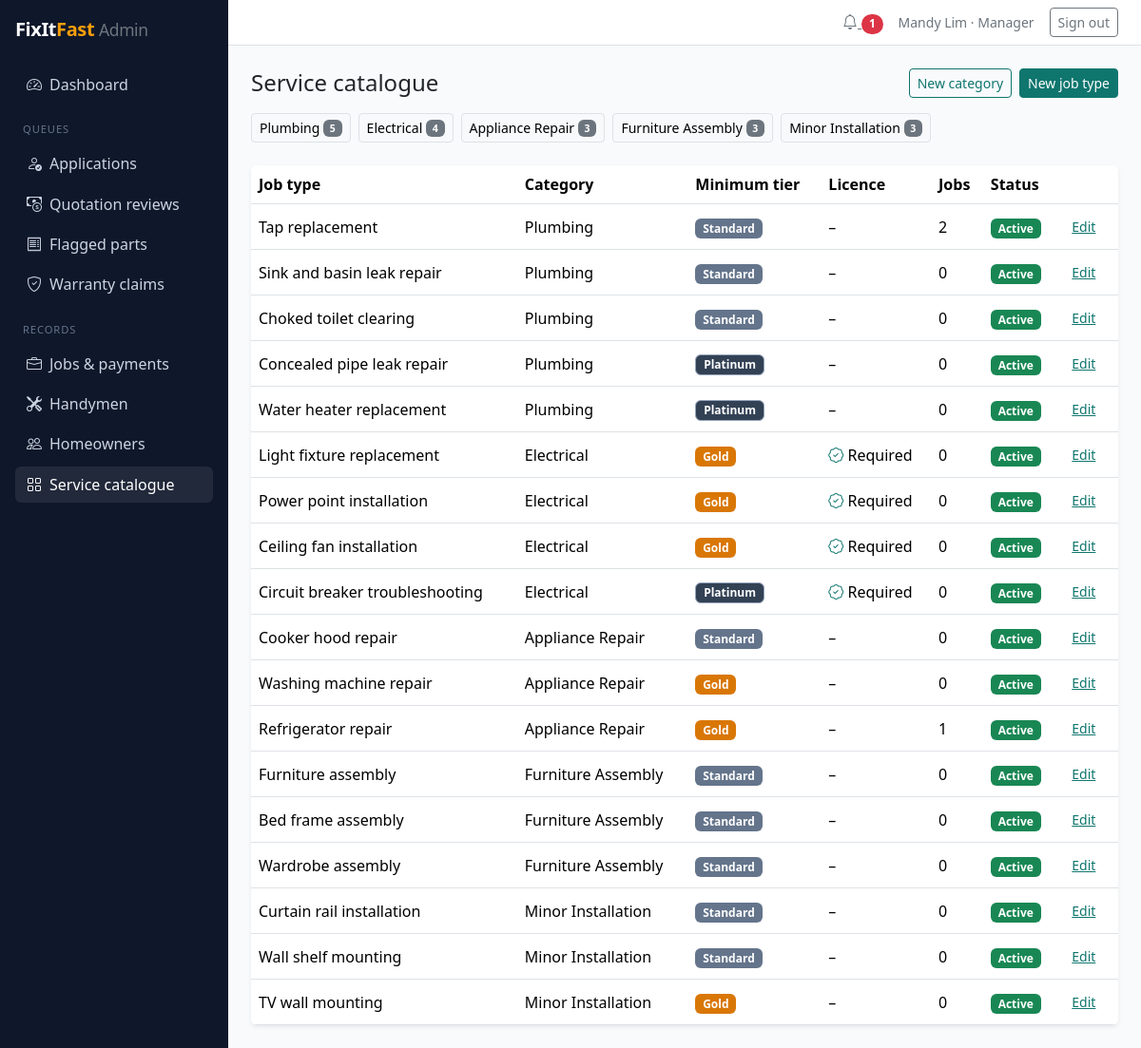
/staff/catalogue/ (signed in), run on the app's committed database.
### accounts/models.py (models this page shows, shortened)
class User(AbstractUser):
    class Role(models.TextChoices):
        HOMEOWNER = 'HOMEOWNER', 'Homeowner'
        HANDYMAN = 'HANDYMAN', 'Handyman'
        EMPLOYEE = 'EMPLOYEE', 'Employee'
        MANAGER = 'MANAGER', 'Manager'
    email = models.EmailField(unique=True)
    mobile = models.CharField(max_length=20, blank=True)
    role = models.CharField(max_length=10, choices=Role.choices, default=Role.HOMEOWNER)
    is_deactivated = models.BooleanField(default=False)
    deactivation_reason = models.TextField(blank=True)

### catalogue/models.py (models this page shows, shortened)
class Category(models.Model):
    name = models.CharField(max_length=100, unique=True)
    description = models.TextField(blank=True)
    is_active = models.BooleanField(default=True)
    class Meta:
        ordering = ['name']
        verbose_name_plural = 'categories'
    def __str__(self):
        return self.name

class JobType(models.Model):
    category = models.ForeignKey(Category, on_delete=models.PROTECT, related_name='job_types')
    name = models.CharField(max_length=100, unique=True)
    description = models.TextField(blank=True)
    min_tier = models.CharField(max_length=10, choices=Tier.choices, default=Tier.STANDARD)
    licence_required = models.BooleanField(default=False)
    is_active = models.BooleanField(default=False)
    class Meta:
        ordering = ['category__name', 'name']

### adminpanel/views.py (the view)
# urls.py: path('catalogue/', views.catalogue, name='catalogue'),
@staff_required
def catalogue(request):
    return render(request, 'adminpanel/catalogue.html', {
        'categories': Category.objects.annotate(n=Count('job_types')),
        'job_types': JobType.objects.select_related('category').annotate(n_jobs=Count('jobs')),
    })

### accounts/context_processors.py (called while the page is built)
def notifications(request):
    if not request.user.is_authenticated:
        return {}
    return {'unread_notifications': request.user.notifications.filter(is_read=False).count()}

### catalogue/templatetags/fixitfast.py (called while the page is built)
@register.simple_tag
def tier_badge(tier):
    if not tier:
        return ''
    return format_html('<span class="badge badge-tier-{}">{}</span>', tier, Tier(tier).label)

### adminpanel/templates/adminpanel/catalogue.html (shortened to what this page needs)
{% extends 'adminpanel/base.html' %}
{% load fixitfast %}
{% block content %}
<div class="d-flex flex-wrap justify-content-between align-items-center gap-2 mb-3">
  <h1 class="h4 mb-0">Service catalogue</h1>
  <div class="d-flex gap-2">
    <a class="btn btn-outline-primary btn-sm" href="{% url 'adminpanel:category_new' %}">New category</a>
    <a class="btn btn-primary btn-sm" href="{% url 'adminpanel:job_type_new' %}">New job type</a>
  </div>
</div>
<div class="d-flex flex-wrap gap-2 mb-4">
  {% for c in categories %}
    <a class="btn btn-sm btn-light border" href="{% url 'adminpanel:category_edit' c.pk %}">{{ c.name }} <span class="badge text-bg-secondary">{{ c.n }}</span></a>
  {% endfor %}
</div>
<div class="card border-0 shadow-sm table-responsive">
  <table class="table table-hover align-middle mb-0">
    <thead><tr><th>Job type</th><th>Category</th><th>Minimum tier</th><th>Licence</th><th>Jobs</th><th>Status</th><th></th></tr></thead>
    <tbody>
      {% for jt in job_types %}
        <tr>
          <td>{{ jt.name }}</td>
          <td>{{ jt.category }}</td>
          <td>{% tier_badge jt.min_tier %}</td>
          <td class="text-nowrap">{% if jt.licence_required %}<i class="bi bi-patch-check text-primary"></i> Required{% else %}–{% endif %}</td>
          <td>{{ jt.n_jobs }}</td>
          <td>{% if jt.is_active %}<span class="badge text-bg-success">Active</span>{% else %}<span class="badge text-bg-secondary">Inactive</span>{% endif %}</td>
          <td><a class="btn btn-sm btn-link" href="{% url 'adminpanel:job_type_edit' jt.pk %}">Edit</a></td>
        </tr>
      {% endfor %}
    </tbody>
  </table>
</div>
{% endblock %}

### adminpanel/templates/adminpanel/base.html (shortened to what this page needs)
{% extends 'base.html' %}
{% block layout %}
<div class="d-flex admin-shell">
  <aside class="admin-sidebar p-3 no-print">
    <a class="d-block text-white text-decoration-none brand fs-5 mb-4" href="{% url 'adminpanel:dashboard' %}">
      FixIt<span class="accent">Fast</span> <small class="fw-normal text-secondary">Admin</small>
    </a>
    {% with url_name=request.resolver_match.url_name %}
    <nav class="nav flex-column gap-1">
      <a class="nav-link {% if url_name == 'dashboard' %}active{% endif %}" href="{% url 'adminpanel:dashboard' %}"><i class="bi bi-speedometer2 me-2"></i>Dashboard</a>
      <div class="section-label mt-3 mb-1 px-2">Queues</div>
      <a class="nav-link {% if 'application' in url_name %}active{% endif %}" href="{% url 'adminpanel:applications' %}"><i class="bi bi-person-check me-2"></i>Applications</a>
      <a class="nav-link {% if 'quotation' in url_name %}active{% endif %}" href="{% url 'adminpanel:quotation_queue' %}"><i class="bi bi-cash-coin me-2"></i>Quotation reviews</a>
      <a class="nav-link {% if 'part' in url_name %}active{% endif %}" href="{% url 'adminpanel:part_queue' %}"><i class="bi bi-receipt me-2"></i>Flagged parts</a>
      <a class="nav-link {% if 'claim' in url_name %}active{% endif %}" href="{% url 'adminpanel:claims' %}"><i class="bi bi-shield-check me-2"></i>Warranty claims</a>
      <div class="section-label mt-3 mb-1 px-2">Records</div>
      <a class="nav-link {% if url_name == 'jobs' or url_name == 'job_detail' %}active{% endif %}" href="{% url 'adminpanel:jobs' %}"><i class="bi bi-briefcase me-2"></i>Jobs &amp; payments</a>
      <a class="nav-link {% if 'handym' in url_name %}active{% endif %}" href="{% url 'adminpanel:handymen' %}"><i class="bi bi-tools me-2"></i>Handymen</a>
      <a class="nav-link {% if 'homeowner' in url_name %}active{% endif %}" href="{% url 'adminpanel:homeowners' %}"><i class="bi bi-people me-2"></i>Homeowners</a>
      <a class="nav-link {% if 'catalogue' in url_name or 'category' in url_name or 'job_type' in url_name %}active{% endif %}" href="{% url 'adminpanel:catalogue' %}"><i class="bi bi-grid me-2"></i>Service catalogue</a>
    </nav>
    {% endwith %}
  </aside>
  <div class="flex-grow-1 d-flex flex-column">
    <header class="bg-white border-bottom px-4 py-2 d-flex justify-content-end align-items-center gap-3 no-print">
      <a class="text-secondary" href="{% url 'adminpanel:notifications' %}" aria-label="Notifications"><i class="bi bi-bell"></i>
        {% if unread_notifications %}<span class="badge rounded-pill bg-danger">{{ unread_notifications }}</span>{% endif %}</a>
      <span class="small text-secondary">{{ user.get_full_name|default:user.email }} &middot; {{ user.get_role_display }}</span>
      <form method="post" action="{% url 'adminpanel:logout' %}">
        <button class="btn btn-outline-secondary btn-sm" type="submit">Sign out</button>
      </form>
    </header>
    <main class="p-4">
      {% block content %}{% endblock %}
    </main>
  </div>
</div>
{% endblock %}

### static/css/fixitfast.css (style rules this page uses)
:root { --bs-primary: #0f766e; --bs-primary-rgb: 15, 118, 110; --bs-link-color: #0f766e; --bs-link-hover-color: #115e59; --ff-accent: #f59e0b; --ff-sidebar: #0f172a; }
body { background: #f8fafc; }
.btn-primary { --bs-btn-bg: #0f766e; --bs-btn-border-color: #0f766e; --bs-btn-hover-bg: #115e59; --bs-btn-hover-border-color: #115e59; --bs-btn-active-bg: #134e4a; --bs-btn-active-border-color: #134e4a; --bs-btn-disabled-bg: #0f766e; --bs-btn-disabled-border-color: #0f766e; }
.btn-outline-primary { --bs-btn-color: #0f766e; --bs-btn-border-color: #0f766e; --bs-btn-hover-bg: #0f766e; --bs-btn-hover-border-color: #0f766e; --bs-btn-active-bg: #115e59; }
.brand { font-weight: 700; letter-spacing: -0.02em; }
.brand .accent { color: var(--ff-accent); }
.badge-tier-STANDARD { background: #64748b; }
.badge-tier-GOLD { background: #d97706; }
.badge-tier-PLATINUM { background: #334155; border: 1px solid #94a3b8; }
.admin-shell { min-height: 100vh; }
.admin-sidebar { background: var(--ff-sidebar); width: 240px; flex-shrink: 0; }
.admin-sidebar .nav-link { color: #cbd5e1; border-radius: .375rem; padding: .45rem .75rem; }
.admin-sidebar .nav-link:hover, .admin-sidebar .nav-link.active { color: #fff; background: rgba(255, 255, 255, .08); }
.admin-sidebar .section-label { color: #64748b; font-size: .7rem; text-transform: uppercase; letter-spacing: .08em; }

### data on the page
User: get_full_name "Mandy Lim", role "Manager"
Category: name "Plumbing", n "5"
Category: name "Electrical", n "4"
Category: name "Appliance Repair", n "3"
Category: name "Furniture Assembly", n "3"
Category: name "Minor Installation", n "3"
JobType: name "Tap replacement", category "Plumbing", min_tier "Standard", n_jobs "2", is_active "Active"
JobType: name "Sink and basin leak repair", category "Plumbing", min_tier "Standard", n_jobs "0", is_active "Active"
JobType: name "Choked toilet clearing", category "Plumbing", min_tier "Standard", n_jobs "0", is_active "Active"
JobType: name "Concealed pipe leak repair", category "Plumbing", min_tier "Platinum", n_jobs "0", is_active "Active"
JobType: name "Water heater replacement", category "Plumbing", min_tier "Platinum", n_jobs "0", is_active "Active"
JobType: name "Light fixture replacement", category "Electrical", min_tier "Gold", licence_required True (drawn), n_jobs "0", is_active "Active"
JobType: name "Power point installation", category "Electrical", min_tier "Gold", licence_required True (drawn), n_jobs "0", is_active "Active"
JobType: name "Ceiling fan installation", category "Electrical", min_tier "Gold", licence_required True (drawn), n_jobs "0", is_active "Active"
JobType: name "Circuit breaker troubleshooting", category "Electrical", min_tier "Platinum", licence_required True (drawn), n_jobs "0", is_active "Active"
JobType: name "Cooker hood repair", category "Appliance Repair", min_tier "Standard", n_jobs "0", is_active "Active"
JobType: name "Washing machine repair", category "Appliance Repair", min_tier "Gold", n_jobs "0", is_active "Active"
JobType: name "Refrigerator repair", category "Appliance Repair", min_tier "Gold", n_jobs "1", is_active "Active"
JobType: name "Furniture assembly", category "Furniture Assembly", min_tier "Standard", n_jobs "0", is_active "Active"
JobType: name "Bed frame assembly", category "Furniture Assembly", min_tier "Standard", n_jobs "0", is_active "Active"
JobType: name "Wardrobe assembly", category "Furniture Assembly", min_tier "Standard", n_jobs "0", is_active "Active"
JobType: name "Curtain rail installation", category "Minor Installation", min_tier "Standard", n_jobs "0", is_active "Active"
JobType: name "Wall shelf mounting", category "Minor Installation", min_tier "Standard", n_jobs "0", is_active "Active"
JobType: name "TV wall mounting", category "Minor Installation", min_tier "Gold", n_jobs "0", is_active "Active"

### other printed values
{{ unread_notifications }} "1"
